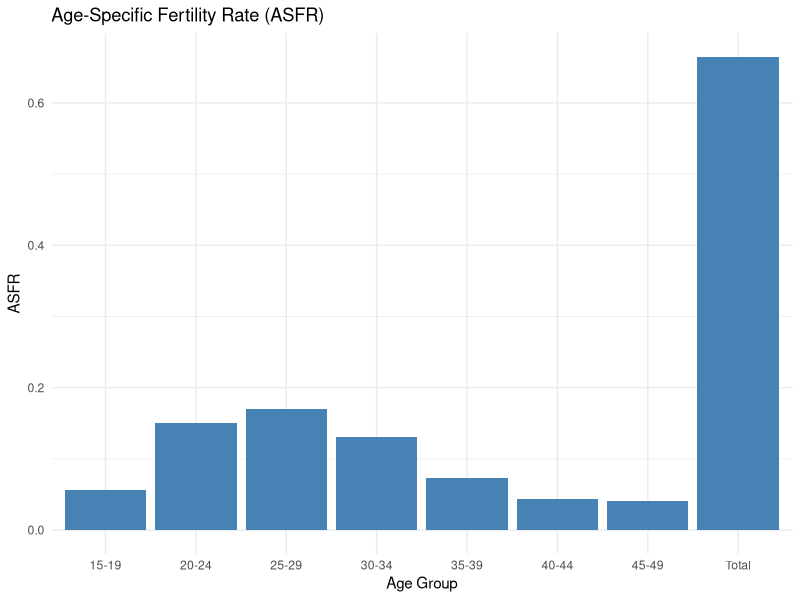
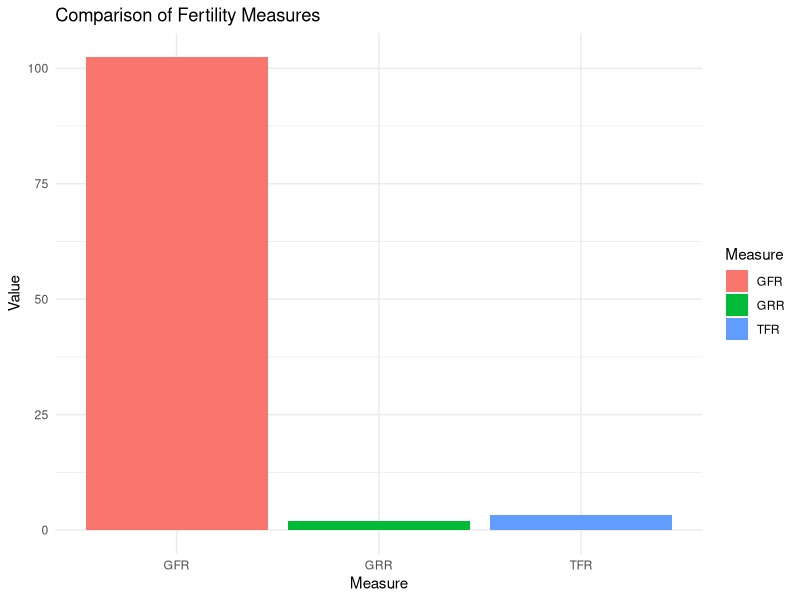

R code for these plots, in order:
## ---- chunk 1
library(tidyverse)
## ---- chunk 2
# Data entry using tibble
fertility_data <- tibble(
  Age_Group = c("15-19", "20-24", "25-29", "30-34", "35-39", "40-44", "45-49", "Total"),
  Females_000 = c(465, 432, 360, 321, 289, 227, 170, 2264),
  Live_Births_000 = c(26, 65, 61, 42, 21, 10, 7, 232),
  Female_Live_Births_000 = c(13, 42, 35, 28, 12, 6, 3, 139),
  ASFR = c(0.0559, 0.1505, 0.1694, 0.1308, 0.0727, 0.0441, 0.0412, 0.6646),
  ASFR_Female = c(0.0279, 0.0972, 0.0972, 0.0872, 0.0415, 0.0264, 0.0176, 0.3950)
)

# Display tibble table
fertility_data
## ---- chunk 3
# Compute TFR
TFR <- 5 * sum(fertility_data$ASFR[1:7])
TFR
## ---- chunk 4
# Compute GFR
GFR <- (fertility_data$Live_Births_000[8] / fertility_data$Females_000[8]) * 1000
GFR
## ---- chunk 5
# Compute GRR
GRR <- 5 * sum(fertility_data$ASFR_Female[1:7])
GRR
## ---- chunk 6
ggplot(fertility_data, aes(x = Age_Group, y = ASFR)) +
  geom_bar(stat = "identity", fill = "steelblue") +
  theme_minimal() +
  labs(title = "Age-Specific Fertility Rate (ASFR)",
       x = "Age Group",
       y = "ASFR")
## ---- chunk 7
fertility_measures <- tibble(
  Measure = c("TFR", "GFR", "GRR"),
  Value = c(TFR, GFR, GRR)
)

ggplot(fertility_measures, aes(x = Measure, y = Value, fill = Measure)) +
  geom_bar(stat = "identity") +
  theme_minimal() +
  labs(title = "Comparison of Fertility Measures",
       x = "Measure",
       y = "Value")
